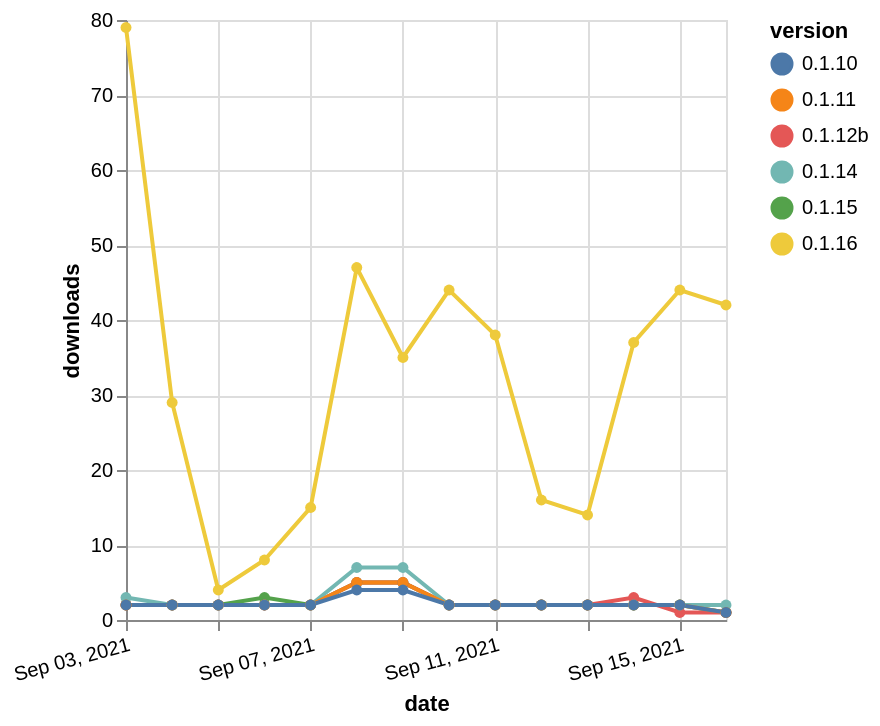

The specification (Vega-Lite) saved for this image:
### Vega-Lite specification from a JSON file in a GitHub repository (floating-point values rounded to 4 significant figures)
{"$schema": "https://vega.github.io/schema/vega-lite/v5.json", "description": "A simple bar chart with embedded data.", "data": {"values": [{"date": "2021-09-03", "total": 8998, "delta": 2, "version": "0.1.15"}, {"date": "2021-09-04", "total": 9000, "delta": 2, "version": "0.1.15"}, {"date": "2021-09-05", "total": 9002, "delta": 2, "version": "0.1.15"}, {"date": "2021-09-06", "total": 9005, "delta": 3, "version": "0.1.15"}, {"date": "2021-09-07", "total": 9007, "delta": 2, "version": "0.1.15"}, {"date": "2021-09-08", "total": 9012, "delta": 5, "version": "0.1.15"}, {"date": "2021-09-09", "total": 9017, "delta": 5, "version": "0.1.15"}, {"date": "2021-09-10", "total": 9019, "delta": 2, "version": "0.1.15"}, {"date": "2021-09-11", "total": 9021, "delta": 2, "version": "0.1.15"}, {"date": "2021-09-12", "total": 9023, "delta": 2, "version": "0.1.15"}, {"date": "2021-09-13", "total": 9025, "delta": 2, "version": "0.1.15"}, {"date": "2021-09-14", "total": 9027, "delta": 2, "version": "0.1.15"}, {"date": "2021-09-15", "total": 9029, "delta": 2, "version": "0.1.15"}, {"date": "2021-09-16", "total": 9030, "delta": 1, "version": "0.1.15"}, {"date": "2021-09-03", "total": 1981, "delta": 2, "version": "0.1.12b"}, {"date": "2021-09-04", "total": 1983, "delta": 2, "version": "0.1.12b"}, {"date": "2021-09-05", "total": 1985, "delta": 2, "version": "0.1.12b"}, {"date": "2021-09-06", "total": 1987, "delta": 2, "version": "0.1.12b"}, {"date": "2021-09-07", "total": 1989, "delta": 2, "version": "0.1.12b"}, {"date": "2021-09-08", "total": 1994, "delta": 5, "version": "0.1.12b"}, {"date": "2021-09-09", "total": 1999, "delta": 5, "version": "0.1.12b"}, {"date": "2021-09-10", "total": 2001, "delta": 2, "version": "0.1.12b"}, {"date": "2021-09-11", "total": 2003, "delta": 2, "version": "0.1.12b"}, {"date": "2021-09-12", "total": 2005, "delta": 2, "version": "0.1.12b"}, {"date": "2021-09-13", "total": 2007, "delta": 2, "version": "0.1.12b"}, {"date": "2021-09-14", "total": 2010, "delta": 3, "version": "0.1.12b"}, {"date": "2021-09-15", "total": 2011, "delta": 1, "version": "0.1.12b"}, {"date": "2021-09-16", "total": 2012, "delta": 1, "version": "0.1.12b"}, {"date": "2021-09-03", "total": 53121, "delta": 79, "version": "0.1.16"}, {"date": "2021-09-04", "total": 53150, "delta": 29, "version": "0.1.16"}, {"date": "2021-09-05", "total": 53154, "delta": 4, "version": "0.1.16"}, {"date": "2021-09-06", "total": 53162, "delta": 8, "version": "0.1.16"}, {"date": "2021-09-07", "total": 53177, "delta": 15, "version": "0.1.16"}, {"date": "2021-09-08", "total": 53224, "delta": 47, "version": "0.1.16"}, {"date": "2021-09-09", "total": 53259, "delta": 35, "version": "0.1.16"}, {"date": "2021-09-10", "total": 53303, "delta": 44, "version": "0.1.16"}, {"date": "2021-09-11", "total": 53341, "delta": 38, "version": "0.1.16"}, {"date": "2021-09-12", "total": 53357, "delta": 16, "version": "0.1.16"}, {"date": "2021-09-13", "total": 53371, "delta": 14, "version": "0.1.16"}, {"date": "2021-09-14", "total": 53408, "delta": 37, "version": "0.1.16"}, {"date": "2021-09-15", "total": 53452, "delta": 44, "version": "0.1.16"}, {"date": "2021-09-16", "total": 53494, "delta": 42, "version": "0.1.16"}, {"date": "2021-09-03", "total": 24533, "delta": 3, "version": "0.1.14"}, {"date": "2021-09-04", "total": 24535, "delta": 2, "version": "0.1.14"}, {"date": "2021-09-05", "total": 24537, "delta": 2, "version": "0.1.14"}, {"date": "2021-09-06", "total": 24539, "delta": 2, "version": "0.1.14"}, {"date": "2021-09-07", "total": 24541, "delta": 2, "version": "0.1.14"}, {"date": "2021-09-08", "total": 24548, "delta": 7, "version": "0.1.14"}, {"date": "2021-09-09", "total": 24555, "delta": 7, "version": "0.1.14"}, {"date": "2021-09-10", "total": 24557, "delta": 2, "version": "0.1.14"}, {"date": "2021-09-11", "total": 24559, "delta": 2, "version": "0.1.14"}, {"date": "2021-09-12", "total": 24561, "delta": 2, "version": "0.1.14"}, {"date": "2021-09-13", "total": 24563, "delta": 2, "version": "0.1.14"}, {"date": "2021-09-14", "total": 24565, "delta": 2, "version": "0.1.14"}, {"date": "2021-09-15", "total": 24567, "delta": 2, "version": "0.1.14"}, {"date": "2021-09-16", "total": 24569, "delta": 2, "version": "0.1.14"}, {"date": "2021-09-03", "total": 4609, "delta": 2, "version": "0.1.11"}, {"date": "2021-09-04", "total": 4611, "delta": 2, "version": "0.1.11"}, {"date": "2021-09-05", "total": 4613, "delta": 2, "version": "0.1.11"}, {"date": "2021-09-06", "total": 4615, "delta": 2, "version": "0.1.11"}, {"date": "2021-09-07", "total": 4617, "delta": 2, "version": "0.1.11"}, {"date": "2021-09-08", "total": 4622, "delta": 5, "version": "0.1.11"}, {"date": "2021-09-09", "total": 4627, "delta": 5, "version": "0.1.11"}, {"date": "2021-09-10", "total": 4629, "delta": 2, "version": "0.1.11"}, {"date": "2021-09-11", "total": 4631, "delta": 2, "version": "0.1.11"}, {"date": "2021-09-12", "total": 4633, "delta": 2, "version": "0.1.11"}, {"date": "2021-09-13", "total": 4635, "delta": 2, "version": "0.1.11"}, {"date": "2021-09-14", "total": 4637, "delta": 2, "version": "0.1.11"}, {"date": "2021-09-15", "total": 4639, "delta": 2, "version": "0.1.11"}, {"date": "2021-09-16", "total": 4640, "delta": 1, "version": "0.1.11"}, {"date": "2021-09-03", "total": 2777, "delta": 2, "version": "0.1.10"}, {"date": "2021-09-04", "total": 2779, "delta": 2, "version": "0.1.10"}, {"date": "2021-09-05", "total": 2781, "delta": 2, "version": "0.1.10"}, {"date": "2021-09-06", "total": 2783, "delta": 2, "version": "0.1.10"}, {"date": "2021-09-07", "total": 2785, "delta": 2, "version": "0.1.10"}, {"date": "2021-09-08", "total": 2789, "delta": 4, "version": "0.1.10"}, {"date": "2021-09-09", "total": 2793, "delta": 4, "version": "0.1.10"}, {"date": "2021-09-10", "total": 2795, "delta": 2, "version": "0.1.10"}, {"date": "2021-09-11", "total": 2797, "delta": 2, "version": "0.1.10"}, {"date": "2021-09-12", "total": 2799, "delta": 2, "version": "0.1.10"}, {"date": "2021-09-13", "total": 2801, "delta": 2, "version": "0.1.10"}, {"date": "2021-09-14", "total": 2803, "delta": 2, "version": "0.1.10"}, {"date": "2021-09-15", "total": 2805, "delta": 2, "version": "0.1.10"}, {"date": "2021-09-16", "total": 2806, "delta": 1, "version": "0.1.10"}]}, "width": "container", "mark": {"type": "line", "point": {"filled": true}}, "encoding": {"x": {"field": "date", "type": "temporal", "timeUnit": "yearmonthdate", "title": "date", "axis": {"labelAngle": -15}}, "y": {"field": "delta", "type": "quantitative", "title": "downloads"}, "color": {"field": "version", "type": "nominal"}, "tooltip": {"field": "delta"}}}
